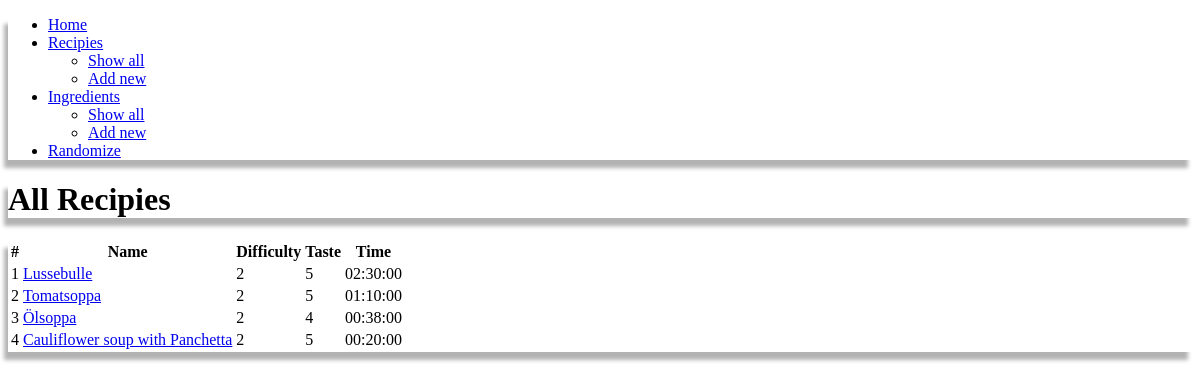
The page /recipies/list on the database as committed earlier.
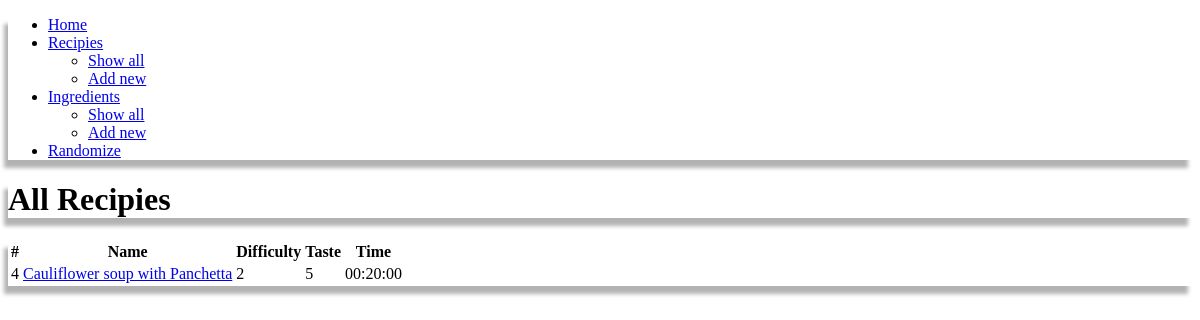
The same page on the database as committed later.
### tables this page shows
CREATE TABLE "recipe" (
	"id"	INTEGER UNIQUE,
	"name"	VARCHAR(255),
	"steps"	TEXT NOT NULL,
	"difficulty"	INTEGER NOT NULL,
	"taste"	INTEGER NOT NULL,
	"time"	TEXT NOT NULL,
	PRIMARY KEY("id" AUTOINCREMENT)
);

### app.py (the view)
@app.route('/recipies/list')
def list_recipies():
    return render_template(
        "list_recipies.html",
        recipies=db.select(
            "recipe",
            columns=("id", "name", "difficulty", "taste", "time")
        )
    )

### templates/list_recipies.html (shortened to what this page needs)
{% extends "base_layout.html" %}
{% block heading %}
<h1 class="text-center">All Recipies</h1>
{% endblock %}
{% block main %}
<div class="row">
    <div class="cell">
        <table class="table striped row-hover" data-role="table">
            <thead>
                <tr>
                    <th>#</th>
                    <th>Name</th>
                    <th>Difficulty</th>
                    <th>Taste</th>
                    <th>Time</th>
                </tr>
            </thead>
            <tbody>
                {% for recipe in recipies %}
                <tr class="text-center">
                    {% set recipe_url = "/recipes?id=" ~ recipe[0] %}
                    <td>{{ recipe[0] }}</td>
                    <td><a href={{ recipe_url }}>{{ recipe[1] }}</a></td>
                    <td>{{ recipe[2] }}</td>
                    <td>{{ recipe[3] }}</td>
                    <td>{{ recipe[4] }}</td>
                </tr>
                {% endfor %}
            </tbody>
        </table>
    </div>
</div>
{% endblock %}

### templates/base_layout.html (shortened to what this page needs)
<!DOCTYPE html>
<html lang="en">
    <head>
        <link rel="stylesheet" href="https://cdn.metroui.org.ua/v4/css/metro-all.min.css">
        <link rel="stylesheet" href={{ url_for('static', filename='css/styles.css') }}>
    </head>
    <body class="ribbed-red">
        <header class="app-bar bg-red fg-white app-bar-expand" data-role="appbar" data-expand-point="md" style="box-shadow:rgba(0, 0, 0, 0.3) -4px 8px 4px 0px">
            <div class="app-bar-container mx-auto">
                <ul class="app-bar-menu">
                <li><a href="/">Home</a></li>
                <li><a href="#" class="dropdown-toggle">Recipies</a>
                    <ul class="d-menu" data-role="dropdown">
                        <li><a href="/recipies/list">Show all</a></li>
                        <li><a href="/recipes/add">Add new</a></li>
                    </ul>
                </li>
                <li><a href="#" class="dropdown-toggle">Ingredients</a>
                    <ul class="d-menu" data-role="dropdown">
                        <li><a href="/ingredients/list">Show all</a></li>
                        <li><a href="/ingredients/add">Add new</a></li>
                    </ul>
                </li>
                <li><a href="/random">Randomize</a></li>
                </ul>
            </div>
        </header>
        <div class="container">
            <div class="row mt-20 mb-5" style="box-shadow:rgba(0, 0, 0, 0.3) -4px 8px 4px 0px">
                <div class="cell text-center bg-lightGray fg-red">
                    {% block heading %}{% endblock %}
                </div>
            </div>
            <div class="row" style="box-shadow:rgba(0, 0, 0, 0.3) -4px 8px 4px 0px">
                <div class="cell py-5 px-10 bg-lightGray fg-black">
                    {% block main %}{% endblock %}
                </div>
            </div>
        </div>
    </body>
</html>

Rows that differ between the two databases and show on the page:
removed recipe: id "1", name "Lussebulle", difficulty "2", taste "5", time "02:30:00"
removed recipe: id "2", name "Tomatsoppa", difficulty "2", taste "5", time "01:10:00"
removed recipe: id "3", name "Ölsoppa", difficulty "2", taste "4", time "00:38:00"
